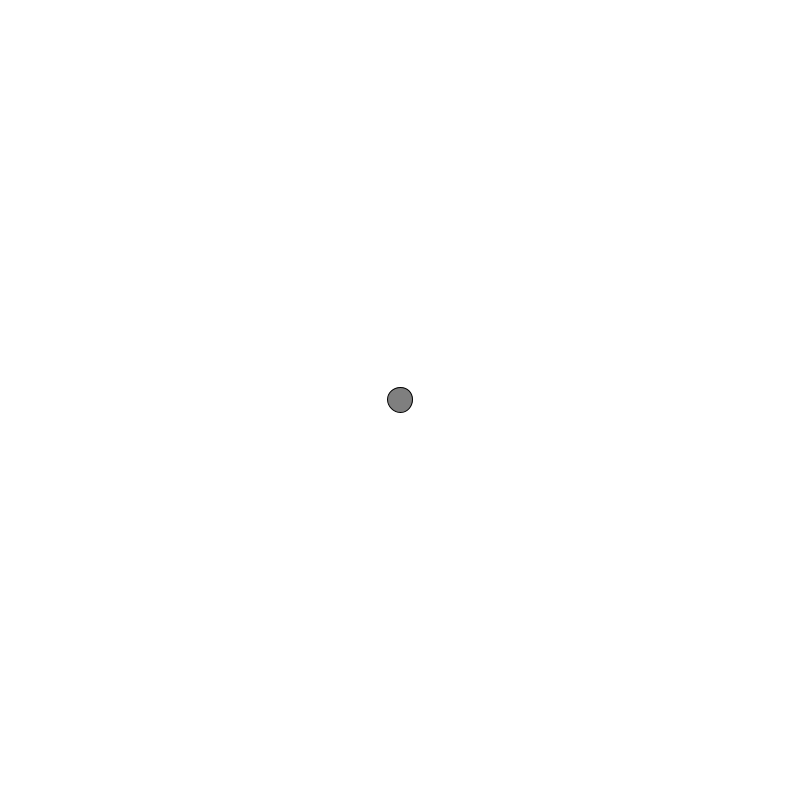
Frame 1 (no input)
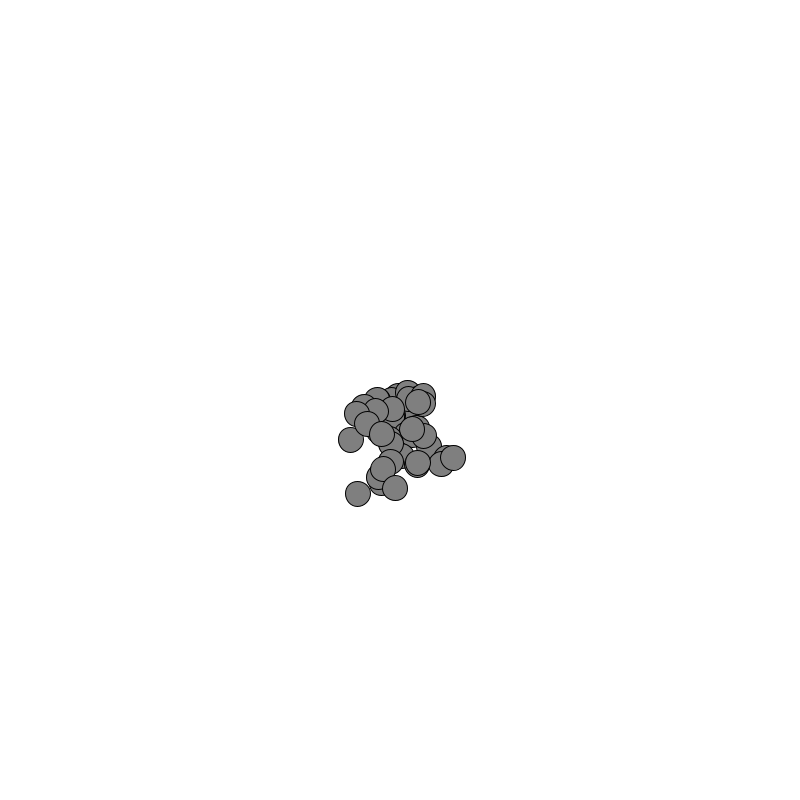
Frame 60 (the mouse pressed at the canvas centre just before this capture)
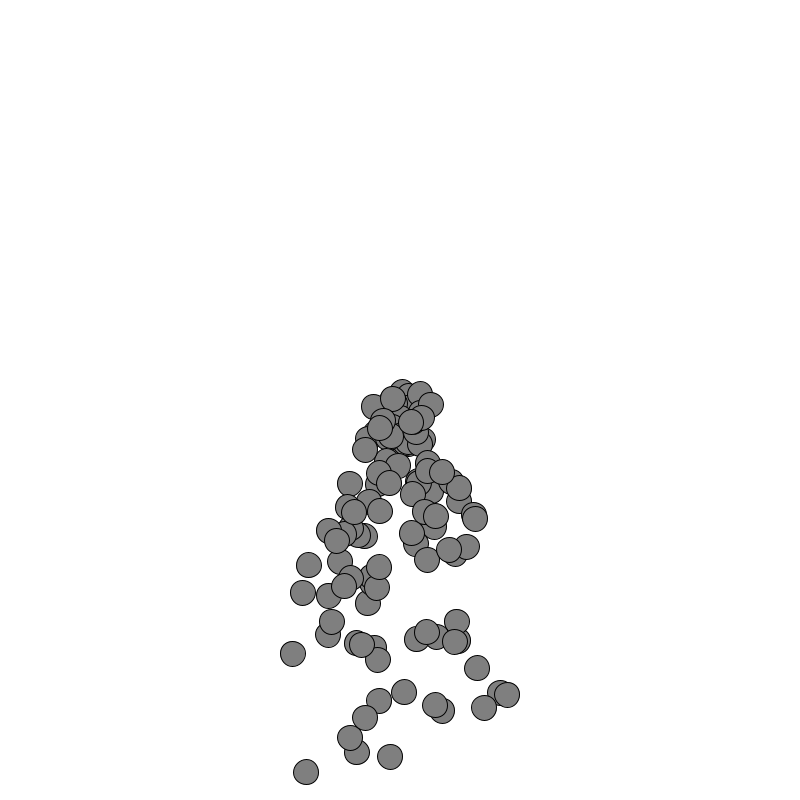
Frame 120 (the mouse held since frame 60 and released just before this capture)

The Processing sketch that drew these frames (run headless with seeded random() and noise(); from frame 60 on, the mouse is pressed at the canvas centre):

// Processing sketch: PS_02_arrayList_
// ── PS_02_arrayList_.pde
ArrayList<Particle> particles ;

void setup(){
  size(800,800);
  particles = new ArrayList<Particle>();
}

void draw(){
  background(255);
  
  particles.add(new Particle(new PVector(width/2, height/2)));
  
  for(int i = particles.size()-1; i >= 0 ; i --){
    Particle p = particles.get(i);
    p.run();
    if (p.isDead()){
      particles.remove(i);
    }
  }
}
// ── particle.pde
class Particle{
  PVector pos, vel, acc ;
  float ls ;
  
  Particle(PVector l_){
    pos = l_.get();
    acc = new PVector(0,0.05);
    vel= new PVector(random(-1,1),random(-1,1));
    ls = 255 ;
  }
  
  void run(){
    update();
    show();
  }
  
  void update(){
  vel.add(acc);
  pos.add(vel);
  ls -= 2 ;
  }
  
  void show(){
    fill(127);
    ellipse(pos.x,pos.y, 25,25);
  }
  
  boolean isDead(){
    if(ls < 0){
      return true ;
    } else {
      return false ; 
    }    
  }
}
